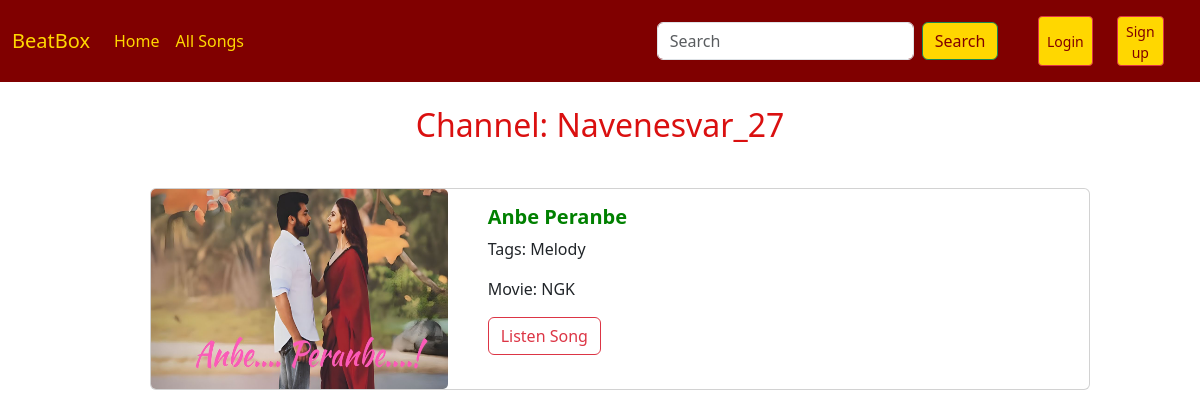
Page /music_app/c/Navenesvar_27 on the committed database.
### music_app/models.py (models this page shows, shortened)
class Channel(models.Model):
    channel_id = models.AutoField(primary_key=True)
    name = models.CharField(max_length=1000)
    music = models.CharField(max_length=100000000)

class Song(models.Model):
    song_id = models.AutoField(primary_key=True)
    name = models.CharField(max_length=3000)
    singer = models.CharField(max_length=2000)
    tags = models.CharField(max_length=100)
    image = models.ImageField(upload_to='images')
    song = models.FileField(upload_to='images')
    movie = models.CharField(max_length=2000,default="")
    credit = models.CharField(max_length=100000, default="")

### music_app/views.py (the view)
# urls.py: path('c/<str:channel>', views.channel, name='channel'),
def channel(request, channel):
    chan = Channel.objects.filter(name=channel).first()
    if not chan:
        raise Http404("Channel not found")
    if chan.music:
        video_ids = str(chan.music).split(" ")[1:]
    else:
        video_ids = []
    preserved = Case(*[When(pk=pk, then=pos) for pos, pk in enumerate(video_ids)])
    song = Song.objects.filter(song_id__in=video_ids).order_by(preserved)
    return render(request, "music_app/channel.html", {"channel": chan, "song": song})

### music_app/templates/music_app/channel.html (shortened to what this page needs)
{%extends 'music_app/basic.html'%}
{% block body %}
<h2 style="text-align: center; padding-top: 2%; color: rgb(218, 16, 16);">Channel: {{channel.name}}</h2>
<div class="container" style="padding-left:10%;padding-top:3%;">
{% for i in song reversed %}
<div class="card mb-3" style="max-width: 940px; padding-top: 0%;">
    <div class="row no-gutters">
      <div class="col-md-4">
        <img src="/media/{{i.image}}" class="card-img" alt="..." height="200px">
      </div>
      <div class="col-md-8">
        <div class="card-body">
          <h5 class="card-title" style="color: green; font-weight: 550;">{{i.name}}</h5>
          <p class="card-text">Tags: {{i.tags}}</p>
        <p class="card-text">Movie: {{i.movie}}</p>
        {% if user.is_authenticated %}
        <form action="/music_app/history" method="POST">{% csrf_token %}
          <input type="hidden" name="music_id" value="{{i.song_id}}">
          <a href="/music_app/songs/{{i.song_id}}"><button class="btn btn-outline-danger">Listen Song</button></a>
        </form>
        {% else %}
        <a href="/music_app/songs/{{i.song_id}}"><button class="btn btn-outline-danger">Listen Song</button></a>
        {% endif %}
        </div>
      </div>
    </div>
  </div>
  {% endfor %}
</div>
{% endblock %}

### rows in the picture
Channel: name "Navenesvar_27"
Song: image (picture), name "Anbe Peranbe", tags "Melody", movie "NGK"
